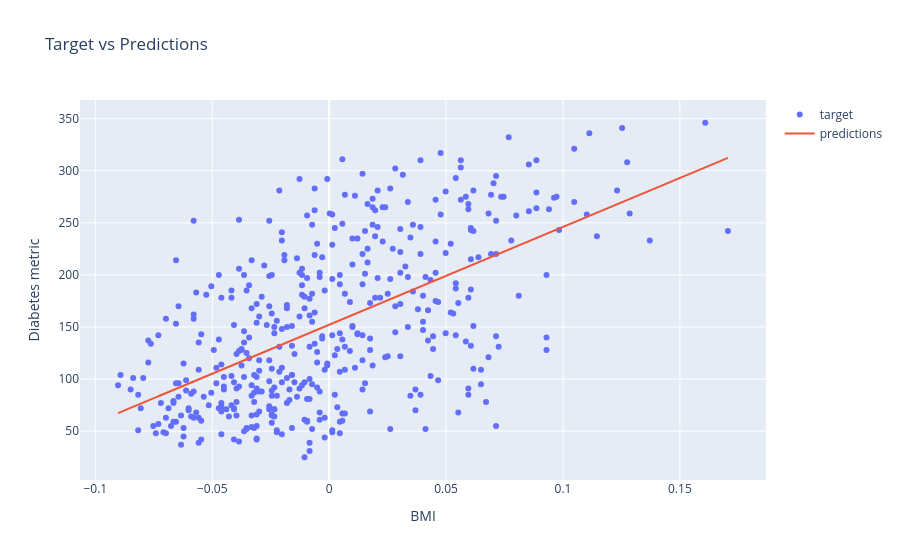

The notebook cell this image was saved under:
### Markdown cell above
* Using `plotly`, view your model and actual values again

### Code cell
fig = go.Figure()
fig.add_trace(go.Scatter(x=diabetes_X, y=y,
                    mode='markers',
                    name='target'))
fig.add_trace(go.Scatter(x=diabetes_X, y=model(diabetes_X),
                    mode='lines',
                    name='predictions'))
fig.update_layout(
    title="Target vs Predictions",
    xaxis_title="BMI",
    yaxis_title="Diabetes metric"
    )
fig.show()

### Figure 1 — Plotly figure (JSON) as saved in the notebook; plotly's stock layout.template omitted (floating-point values rounded to 4 significant figures; data arrays with more than 128 entries replaced by an {"elided": "..."} marker saying what was removed)
{"data": [{"mode": "markers", "name": "target", "type": "scatter", "x": {"elided": "442 float values"}, "y": {"elided": "442 float values"}}, {"mode": "lines", "name": "predictions", "type": "scatter", "x": {"elided": "442 float values"}, "y": {"elided": "442 float values"}}], "layout": {"title": {"text": "Target vs Predictions"}, "xaxis": {"title": {"text": "BMI"}}, "yaxis": {"title": {"text": "Diabetes metric"}}}}
